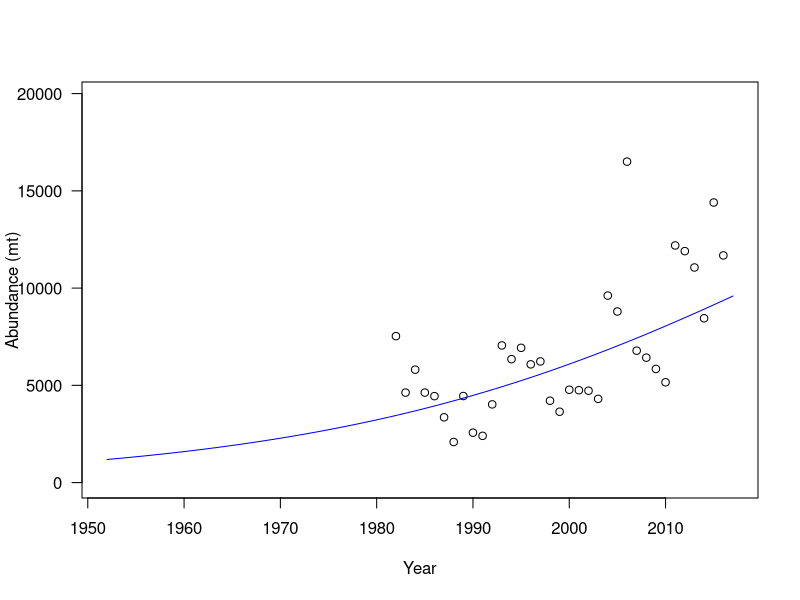

Recreate this plot in R.
##Setting up a process deviations loop and function for herring data to get recruitment.
##Working off of fitLogisticGrowth-LogL.r
##Using the Biomass_all.csv
setwd("C:/Users/jagil/Documents/School/699/Herring Data/Source Files/")


#  logisModel  - logistic growth model 
#            r - intrinsic growth rate (to be estimated)
#        Binit - initial value for abundance (from data) 
#           B0 - carrying capacity (aka K)
#  proc_errors - process errors (recruitment proxy)
#        times - times at which to compute model predictions
logisModel <- function( r=0.05, Binit=100, B0=1000, 
                        proc_errors=vector("numeric", length = times),
                        times=1:66 )  ##SHOULD  THE  PROC_ERRORS GO HERE OR BE IT'S OWN OBJECT BELOW?
{ 
  # a. create vector B to hold predicted values
  B <- vector("numeric",length=length(times))
  
  # b. initialize first B with observed value (stored globally)
  B[1] <- Binit
  
  # c. for loop to compute each subsequent B value from previous
  #    in logistic growth formula B(t+1) = B(t-1) + r* B(t-1) * (1-B(t-1)/B0)
  for( t in 2:length(times) )
  {
    B[t] <- B[t-1] + r*B[t-1]*( 1.-B[t-1]/B0 )
  }
  
  # return B vector
  return( B )
} 


# 2. Create a goodness-of-fit function based on two arguments: par, ...
#        goodFit - function to get goodness of fit given par and whatever else... 
#            par - parameter to be estimated 
#       observed - vector of observed values
#           ...  - arguments passed through to other functions
goodFit <- function( par, observed )
{
  
  # back-transform the parameters
  tmp    <- exp( par )
  # a. get predicted values for time-series from expModel() <---- IS THIS SOMETHING I NEED????
  Nmodel <- logisModel( r=tmp[1], Binit=tmp[2], B0=tmp[3] )
  
  # b. compute log-residual function, residuals
  idx    <- !is.na(observed)
  resids <- log(Nmodel[idx]) - log(observed[idx])
  
  # get sample size
  N      <- length( resids )
  
  # c. sum-of-squares, SS
  SS     <- sum( resids*resids, na.rm=TRUE )
  
  # calculate conditional MLE of sigma
  sigma  <- sqrt( SS/N )
  
  # final negative log-likelihood
  logL   <- (N/2.)*log(SS)
  
  # return negative log-likelihood
  return( logL )
}

#----------------------------------------------------
# this will load the herring time series
herring        <- read.csv("Biomass_all.csv") 
herring        <- herring[,-1]
names(herring) <- c(1:49)


# extract 1 time-series of observed values ##I DON"T THINK I NEED THIS PART
stock1    <- "1"
rInterval <- c(0.005,0.2)
observed  <- herring[[stock1]]
sigma     <- 0.4

# Now use optim to find lowest SS
# Using log-scale to constrain and scale 
# parameters r, Binit
optR <- optim( par=log(c(0.07,4000,35000)), 
               fn=goodFit,
               method="Nelder-Mead", 
               observed=observed,
               control=list(maxit=200,fnscale=1),
               hessian=TRUE 
              )


cat( "The objective function is: ",    optR$value, "\n")  ##WHAT DOES THE OBJECTIVE FUNCTION MEAN???
cat( "The estimated growth rate is: ", exp(optR$par[1]), "\n")
cat( "The Binit is: ",                    exp(optR$par[2]), "\n")
cat( "The B0 is: ",     exp(optR$par[3])      )



# make plot of the fit, starting with observed values
maxObserved <- max( observed, na.rm=TRUE )
# predicted values
predicted   <- logisModel( r=exp(optR$par[1]),
                           Binit=exp(optR$par[2]),
                           B0 = exp(optR$par[3]) 
)
maxModel    <- max( predicted )
yMax        <- max( c(maxObserved,maxModel) )

plot( x=1951+c(1:66), y=observed, type="p",
      ylim=c(0,1.2*yMax),
      ylab=paste("Abundance (mt)",sep=""),
      xlab="Year",
      las=1 )

lines( x=1951+c(1:66), y=predicted, col="blue" )



############
#After first trial run, it worked... sort of... 
#Here is the output:
  # "The objective function is:  15.89995 
  #The estimated growth rate is:  0.1094032 
  #The Binit is:  18973.78 
  #The B0 is:  4479.555
  #Error in xy.coords(x, y, xlabel, ylabel, log) : 
  #  'x' and 'y' lengths differ
  #In addition: Warning messages:
  # 1: In log(Nmodel[idx]) : NaNs produced
  # 2: In log(Nmodel[idx]) : NaNs produced"
#
##Had some errors with graphics, and log model.  NaNs produced=prolly because there's missing
##numbers in there? 
##Also, need to loop over each of the stocks!  That loop either doesn't function, or most likely
##doesn't exist at this iteration. 




##I think what the problem is is that there is a loop at the beginning (in logisModel), but there
##isn't one in the second part where I actually optimize the model.  I thinkkkkk???